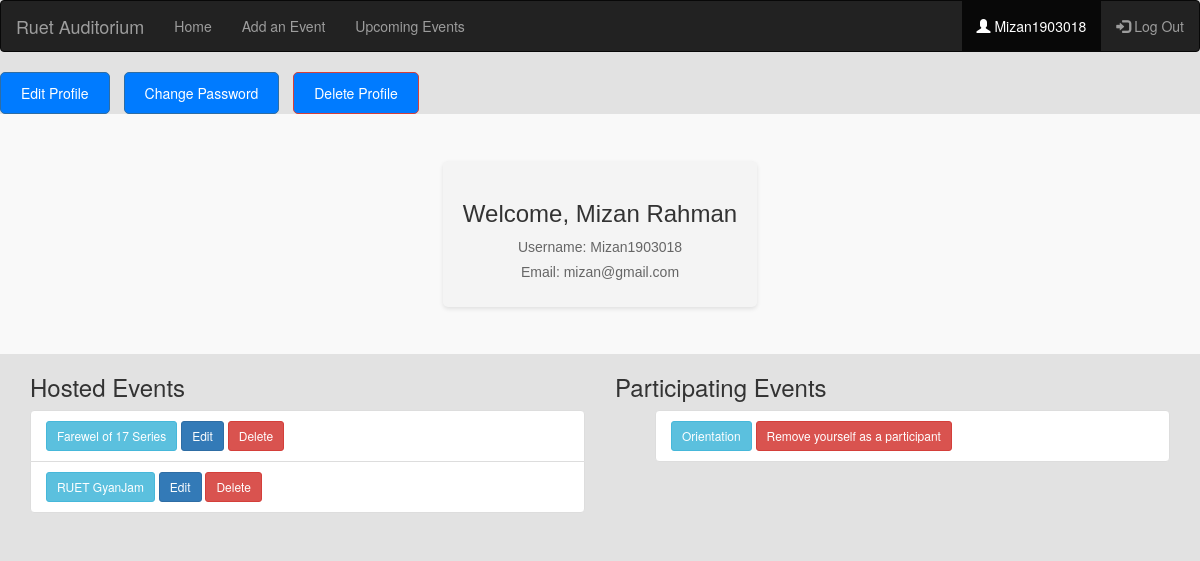
/view_profile/ (signed in), run on an earlier commit of the app's database.
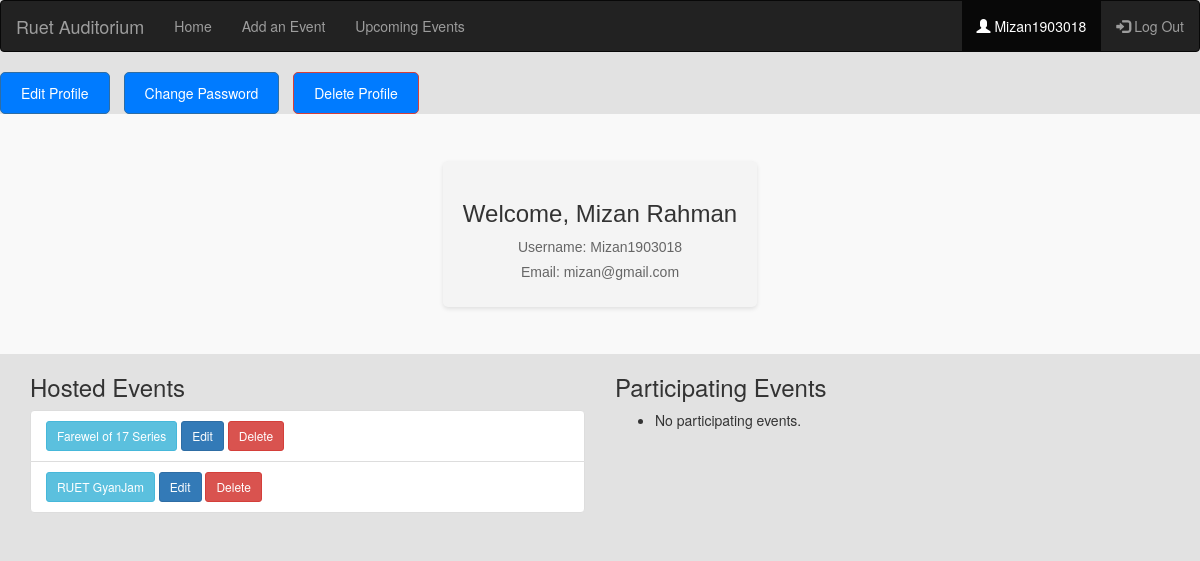
And on a later commit of the database.
### HOME/models.py (models this page shows, shortened)
class Event(models.Model):
    name = models.CharField(max_length=255)
    start_date = models.DateField()
    start_time = models.TimeField()
    end_time = models.TimeField()
    host = models.ForeignKey(User, on_delete=models.CASCADE, related_name='hosted_events')
    description = models.TextField()
    participants = models.ManyToManyField(User, blank=True, related_name='events_attending')
    number_of_seats = models.PositiveIntegerField(default=1200)  # Add this field

### HOME/views.py (the view)
# urls.py: path('view_profile/', views.view_profile, name='view_profile'),
@login_required
def view_profile(request):
    user = request.user
    hosted_events = Event.objects.filter(host=user)
    participating_events = Event.objects.filter(participants=user)
    return render(request, 'view_profile.html', {'hosted_events': hosted_events, 'participating_events': participating_events})

### HOME/templates/view_profile.html (shortened to what this page needs)
{% extends 'base.html' %}
{% block profileActive %}active{% endblock profileActive %}
{% block body %}
 <div class="profile-buttons">
    <a href="{% url 'edit_profile' %}" class="btn btn-primary">Edit Profile</a>
    <a href="{% url 'change_password' %}" class="btn btn-primary">Change Password</a>
    <a href="{% url 'delete_profile' %}" class="btn btn-danger">Delete Profile</a>
</div>
<div class="card-body">
    <div class="welcome-user">
        <h2>Welcome, {{ user.first_name}} {{user.last_name}}</h2>
        <p>Username: {{user.username}}</p>
        <p>Email: {{ user.email }}</p>
    </div>
</div>
    <div class="container">
    <div class="row">
        <div class="col-md-6">
            <h3>Hosted Events</h3>
            <ul class="list-group">
                {% for event in hosted_events %}
                    <li class="list-group-item">
                      <a href="{% url 'event_detail' event.id %}" class="btn btn-info btn-sm float-right mr-2">{{ event.name }}</a>
                      <a href="{% url 'update_event' event.id %}" class="btn btn-primary btn-sm float-right mr-2">Edit</a>
                      <a href="{% url 'delete_event' event.id %}" class="btn btn-danger btn-sm float-right mr-2">Delete</a>
                    </li>
                {% empty %}
                    <li>No hosted events.</li>
                {% endfor %}
            </ul>
        </div>
        <div class="col-md-6">
            <h3>Participating Events</h3>
            <ul>
                {% for event in participating_events %}
                    <li class="list-group-item">
                      <a href="{% url 'event_detail' event.id %}" class="btn btn-info btn-sm float-right mr-2">{{ event.name }}</a>
                        <form method="post" action="{% url 'remove_participant' event.id user.id%}" style="display: inline;">
                        <button type="submit" class="btn btn-danger btn-sm">Remove yourself as a participant</button>
                      </form>
                    </li>
                {% empty %}
                    <li>No participating events.</li>
                {% endfor %}
            </ul>
        </div>
    </div>
{% endblock %}

What changed in the data, as far as the page shows it:
removed Event: name "Orientation", shown under "Participating Events"
Also different on the page:
text now shown: "No participating events."
